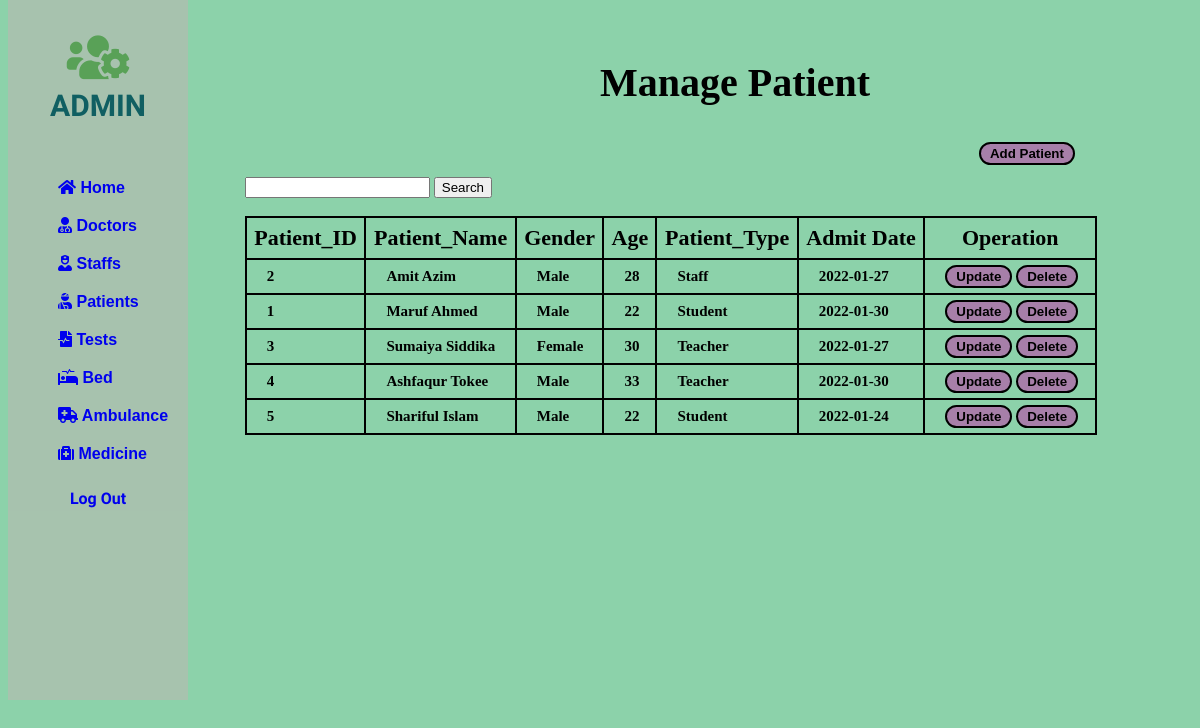
The app's page /php/patient/patient.php, older data.
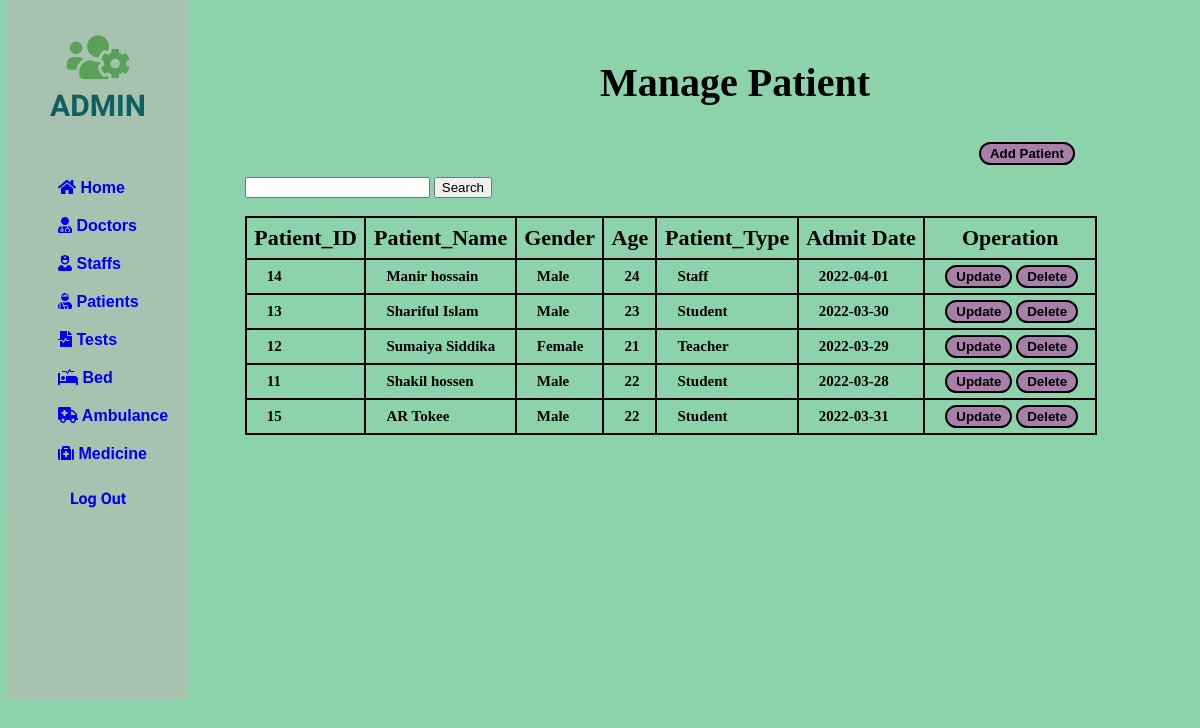
The same page, newer data.
### tables this page shows
CREATE TABLE IF NOT EXISTS `patient` (
  `P_ID` int NOT NULL AUTO_INCREMENT,
  `P_Name` varchar(225) NOT NULL,
  `Gender` enum('Male','Female','Others') NOT NULL,
  `Age` int NOT NULL,
  `P_Type` varchar(225) NOT NULL,
  `A_Date` date NOT NULL,
  `D_ID` int DEFAULT NULL,
  PRIMARY KEY (`P_ID`),
  UNIQUE KEY `P_ID` (`P_ID`)
);

### php/patient/patient.php (the view, shortened to what this page needs)
<!DOCTYPE html>
<html lang="en">
<head>
    <link rel="stylesheet" href="https://use.fontawesome.com/releases/v5.15.4/css/all.css">
</head>
<body>
    <div class="slidebar">
        <header>
            <span>
                <i class="fas fa-users-cog"></i><br>
            </span>
            ADMIN
        </header>
        <ul>
            <li>
                <a href="/php/home.php"><i class="fas fa-home"></i> Home</a>
            </li>
            <li>
                <a href="/php/Doctor/doctor.php"><i class="fas fa-user-md"></i> Doctors</a>
            </li>
            <li>
                <a href="/php/staff/staff.php"><i class="fas fa-user-nurse"></i> Staffs</a>
            </li>
            <li>
                <a href="/php/patient/patient.php"><i class="fas fa-user-injured"></i> Patients</a>
            </li>
            <li>
                <a href="/php/test/test.php"><i class="fas fa-file-medical-alt"></i> Tests</a>
            </li>
            <li>
                <a href="/php/bed/bed.php"><i class="fas fa-procedures"></i> Bed</a>
            </li>
            <li>
                <a href="/php/Ambulence/ambulence.php"><i class="fas fa-ambulance"></i> Ambulance</a>
            </li>
            <li>
                <a href="/php/medicine/medicine.php"><i class="fas fa-medkit"></i> Medicine</a>
            </li>
        </ul>
        <div>
            <a style="text-decoration: none;" href="/php/index.php">
                <div class="logout">
                    Log Out
                </div>
            </a>
        </div>
    </div>
    <div class="container">
        <div class="row">
            <div style="margin-left: 50%; margin-top: 5%;">
                <h2>Manage <b>Patient</b></h2>
            </div>
            <div style="margin-left: 82%; margin-top: 3%;">
                <button><a href="add-patient.php">Add Patient</a></button>
            </div>
        </div>
    </div>
    <div class="card-body">
        <div style="margin-left: 20%; margin-top: 1%;">
          <form method="post" action="search.php">
                <input type="text" name="search" required />
                <input type="submit" value="Search" />
            </form>
            <br>
            <table id="dataTable" width="90%" cellspacing="10">
                <thead>
                    <tr>
                        <th> Patient_ID </th>
                        <th> Patient_Name </th>
                        <th> Gender </th>
                        <th> Age </th>
                        <th> Patient_Type </th>
                        <th> Admit Date </th>
                        <th> Operation </th>
                    </tr>
                </thead>
                <tbody>
                    <?php
                    include 'db_conn.php';
                    $sql = " SELECT * FROM patient LIMIT 5";
                    $query = mysqli_query($conn, $sql);
                    while ($Patient_data = mysqli_fetch_array($query)) {
                    ?>
                        <tr>
                            <td><b><?php echo $Patient_data['P_ID'];  ?></b></td>
                            <td><?php echo $Patient_data['P_Name'];  ?></td>
                            <td><?php echo $Patient_data['Gender'];  ?></td>
                            <td><?php echo $Patient_data['Age'];  ?></td>
                            <td><?php echo $Patient_data['P_Type'];  ?></td>
                            <td><?php echo $Patient_data['A_Date'];  ?></td>
                            <td style="width: 140px;">
                                <button> <a href="/php/patient/update.php?P_ID=<?php echo $Patient_data['P_ID'];  ?>" class="btn btn-success"><b>Update</b></a></button>
                                <button><a href="/php/patient/Delete.php?P_ID=<?php echo $Patient_data['P_ID']; ?>" class="btn btn-danger"><b>Delete</b></a></button>
                            </td>
                        </tr>
                    <?php
                    }
                    ?>
                </tbody>
            </table>
        </div>
    </div>
</body>
</html>

Row changes from the older to the newer data that the page shows:
removed patient: P_ID "2", P_Name "Amit Azim", Gender "Male", Age "28", P_Type "Staff", A_Date "2022-01-27"
removed patient: P_ID "1", P_Name "Maruf Ahmed", Gender "Male", Age "22", P_Type "Student", A_Date "2022-01-30"
removed patient: P_ID "3", P_Name "Sumaiya Siddika", Gender "Female", Age "30", P_Type "Teacher", A_Date "2022-01-27"
removed patient: P_ID "4", P_Name "Ashfaqur Tokee", Gender "Male", Age "33", P_Type "Teacher", A_Date "2022-01-30"
removed patient: P_ID "5", P_Name "Shariful Islam", Gender "Male", Age "22", P_Type "Student", A_Date "2022-01-24"
added patient: P_ID "14", P_Name "Manir hossain", Gender "Male", Age "24", P_Type "Staff", A_Date "2022-04-01"
added patient: P_ID "13", P_Name "Shariful Islam", Gender "Male", Age "23", P_Type "Student", A_Date "2022-03-30"
added patient: P_ID "12", P_Name "Sumaiya Siddika", Gender "Female", Age "21", P_Type "Teacher", A_Date "2022-03-29"
added patient: P_ID "11", P_Name "Shakil hossen", Gender "Male", Age "22", P_Type "Student", A_Date "2022-03-28"
added patient: P_ID "15", P_Name "AR Tokee", Gender "Male", Age "22", P_Type "Student", A_Date "2022-03-31"
